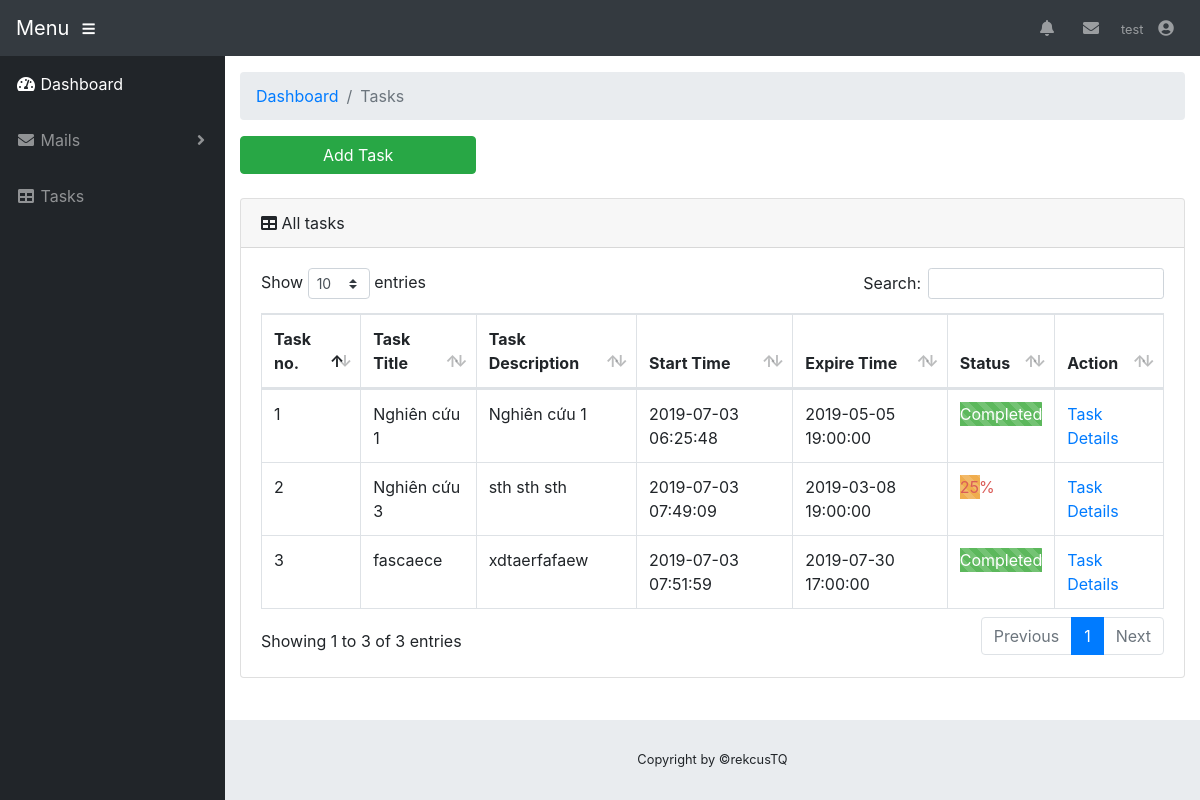
The app's page /tasks.php (signed in) with its own data.
### tables this page shows
CREATE TABLE `employees` (
  `empId` int(11) NOT NULL,
  `empName` varchar(255) DEFAULT NULL,
  `empGender` enum('Male','Female') DEFAULT NULL,
  `empPosition` varchar(255) DEFAULT NULL,
  `empEmail` varchar(255) DEFAULT NULL,
  `empPassword` varchar(255) DEFAULT NULL,
  `regDate` timestamp NOT NULL DEFAULT current_timestamp() ON UPDATE current_timestamp()
);

CREATE TABLE `tasks` (
  `taskId` int(11) NOT NULL,
  `taskCreator` int(11) NOT NULL,
  `taskTitle` varchar(255) DEFAULT NULL,
  `taskContent` varchar(255) DEFAULT NULL,
  `taskStartTime` timestamp NOT NULL DEFAULT current_timestamp() ON UPDATE current_timestamp(),
  `taskFinishTime` timestamp NOT NULL DEFAULT current_timestamp(),
  `taskTotal` int(11) NOT NULL,
  `taskComplete` int(11) DEFAULT NULL
);

### tasks.php (the view, shortened to what this page needs)
<?php
include('includes/dbconnection.php');
if (strlen($_SESSION['uid']==0)) {
  header('location:logout.php');
} else {
  $uid=$_SESSION['uid'];
?>
<!DOCTYPE html>
<html lang="en">
<head>
  <link href="vendor/fontawesome-free/css/all.min.css" rel="stylesheet" type="text/css">
  <link href="vendor/datatables/dataTables.bootstrap4.css" rel="stylesheet">
  <link href="css/sb-admin.min.css" rel="stylesheet">
</head>
<body id="page-top">
  <?php include_once('includes/header.php');?>
  <div id="wrapper">
    <?php include_once('includes/sidebar.php');?>
    <div id="content-wrapper">
      <div class="container-fluid">
        <ol class="breadcrumb">
          <li class="breadcrumb-item">
            <a href="welcome.php">Dashboard</a>
          </li>
          <li class="breadcrumb-item active">Tasks</li>
        </ol>
        <div class="add-task-btn col-12 col-md-3 col-lg-3 btn btn-success btn-block"> Add Task </div>
        <br>
        <div class="card mb-3">
          <div class="card-header">
            <i class="fas fa-table"></i>
            All tasks
          </div>
          <div class="card-body">
            <div class="table-responsive">
              <table class="table table-bordered" id="dataTable" width="100%" cellspacing="0">
                <thead>
                  <tr>
                    <th>Task no.</th>
                    <th>Task Title</th>
                    <th>Task Description</th>
                    <th>Start Time</th>
                    <th>Expire Time</th>
                    <th>Status</th>
                    <th>Action</th>
                  </tr>
                </thead>
                <tbody>
                  <?php
                  $ret=mysqli_query($con,"select * from tasks where taskCreator='$uid'");
                  $cnt=1;
                  while ($row=mysqli_fetch_array($ret)) {
                    if ($row['taskTotal'])
                      $tskPercent=round($row['taskComplete']*100/$row['taskTotal'], 2);
                    else
                      $tskPercent=100;
                  ?>
                    <tr>
                      <td><?php echo $cnt;?></td>
                      <td><?php echo $row['taskTitle'];?></td>
                      <td><?php echo $row['taskContent'];?></td>
                      <td><?php echo $row['taskStartTime'];?></td>
                      <td><?php echo $row['taskFinishTime'];?></td>
                      <?php if($tskPercent==100) { ?>
                      <td class="background background__pass">
                        <div class="progress-bar progress-bar-success progress-bar-striped" style="width: 100%">
                          Completed
                        </div>
                      </td>
                      <?php } else { ?>
                      <td class="background background__running">
                        <div class="progress-bar progress-bar-info progress-bar-striped progress-bar-animated" style="width: <?php echo $tskPercent;?>%">
                          <?php echo $tskPercent;?>%
                        </div>
                      </td>
                      <?php } ?>
                      <td><a href="taskdetails.php?editid=<?php echo $row['taskId'];?>">Task Details</a></td>
                    </tr>
                  <?php
                  $cnt=$cnt+1;
                  } ?>
                </tbody>
              </table>
            </div>
          </div>
        </div>
      </div>
      <?php include_once('includes/footer.php');?>
    </div>
  </div>
</body>
</html>
<?php } ?>

### includes/header.php (shortened to what this page needs)
<nav class="navbar navbar-expand navbar-dark bg-dark static-top">
  <a class="navbar-brand mr-1" href="welcome.php">Menu</a>
  <button class="btn btn-link btn-sm text-white order-1 order-sm-0" id="sidebarToggle" href="#">
    <i class="fas fa-bars"></i>
  </button>
  <ul class="navbar-nav ml-auto ml-md-0">
    <li class="nav-item dropdown no-arrow mx-1">
      <a class="nav-link dropdown-toggle" href="#" id="alertsDropdown" role="button" data-toggle="dropdown" aria-haspopup="true" aria-expanded="false">
        <i class="fas fa-bell fa-fw"></i>
      </a>
    </li>
    <li class="nav-item dropdown no-arrow mx-1">
      <a class="nav-link dropdown-toggle" href="#" id="messagesDropdown" role="button" data-toggle="dropdown" aria-haspopup="true" aria-expanded="false">
        <i class="fas fa-envelope fa-fw"></i>
      </a>
    </li>
    <li class="nav-item dropdown no-arrow">
      <a class="nav-link dropdown-toggle" href="#" id="userDropdown" role="button" data-toggle="dropdown" aria-haspopup="true" aria-expanded="false">
        <?php
        $empId=$_SESSION['uid'];
        $ret=mysqli_query($con,"select empName from employees where empId='$empId'");
        $row=mysqli_fetch_array($ret);
        $empName=$row['empName'];
        ?>
        <span class="mr-2 d-none d-lg-inline text-gray-600 small"><?php echo $empName; ?></span>
        <i class="fas fa-user-circle fa-fw"></i>
      </a>
    </li>
  </ul>
</nav>

### records on screen
employees: empName "test"
tasks: taskTitle "Nghiên cứu 1", taskContent "Nghiên cứu 1", taskStartTime "2019-07-03 06:25:48", taskFinishTime "2019-05-05 19:00:00", taskTotal "Completed"
tasks: taskTitle "Nghiên cứu 3", taskContent "sth sth sth", taskStartTime "2019-07-03 07:49:09", taskFinishTime "2019-03-08 19:00:00", tskPercent "25"
tasks: taskTitle "fascaece", taskContent "xdtaerfafaew", taskStartTime "2019-07-03 07:51:59", taskFinishTime "2019-07-30 17:00:00", taskTotal "Completed"
